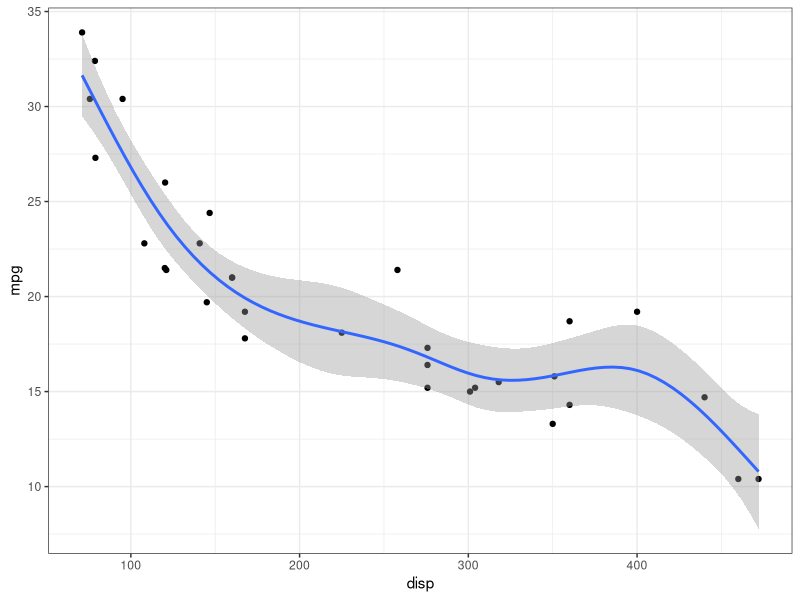
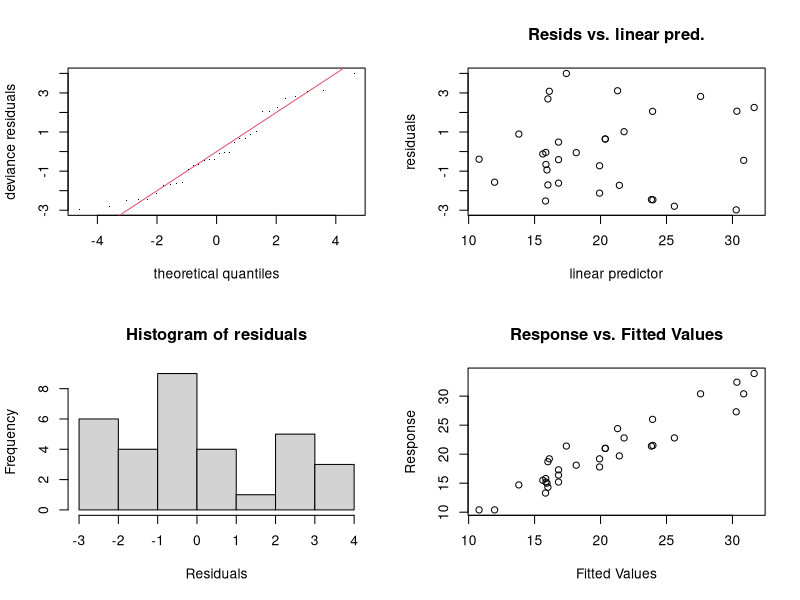

Write the R code that produced these figures, in order.
## ---- chunk 1
knitr::opts_chunk$set(echo = TRUE, 
                      comment = NA, # Required
                      fig.path = "./figures/",  # Store all figures here in relative path (make the folder first)
                      fig.align = "center",
                      fig.width = 7,
                      fig.height = 7,
                      message = FALSE, # Turn off load messages
                      warning = FALSE # Turn off warnings
                      )
## ---- chunk 2
library(mgcv)
library(ggplot2)
## ---- chunk 3
data("iris")
## ---- chunk 4
data("mtcars")
mtcars_gam <- 
  gam(mpg ~ s(disp), data = mtcars, method = "REML")
summary(mtcars_gam)
## ---- chunk 5
ggplot(data = mtcars, aes(x = disp, y = mpg)) +
  theme_bw() + geom_point() +
  geom_smooth(method = "gam", formula = y ~ s(x)) 
## ---- chunk 6
par(mfrow = c(2,2))
## ---- chunk 7
gam.check(mtcars_gam)
## ---- chunk 8
# df <- read.csv('health_data.csv')
 # show the data
